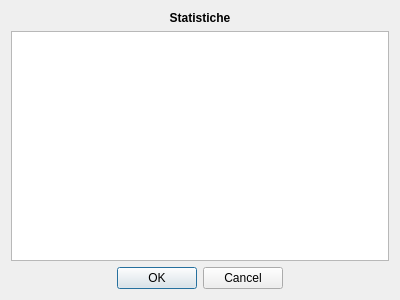
<?xml version="1.0" encoding="UTF-8"?>
<ui version="4.0">
    <class>Dialog</class>
    <widget class="QDialog" name="Dialog">
        <property name="geometry">
            <rect>
                <x>0</x>
                <y>0</y>
                <width>400</width>
                <height>300</height>
            </rect>
        </property>
        <property name="windowTitle">
            <string>Informazioni</string>
        </property>
        <layout class="QGridLayout" name="gridLayout">
            <item row="0" column="0">
                <layout class="QVBoxLayout" name="verticalLayout">
                    <item>
                        <widget class="QLabel" name="label_dialog_info">
                            <property name="font">
                                <font>
                                    <weight>75</weight>
                                    <bold>true</bold>
                                </font>
                            </property>
                            <property name="text">
                                <string>Statistiche</string>
                            </property>
                            <property name="alignment">
                                <set>Qt::AlignCenter</set>
                            </property>
                        </widget>
                    </item>
                    <item>
                        <widget class="QTextBrowser" name="textBrowser_dialog_info"/>
                    </item>
                </layout>
            </item>
            <item row="1" column="0">
                <widget class="QDialogButtonBox" name="buttonBox_dialog_info">
                    <property name="orientation">
                        <enum>Qt::Horizontal</enum>
                    </property>
                    <property name="standardButtons">
                        <set>QDialogButtonBox::Cancel|QDialogButtonBox::Ok</set>
                    </property>
                    <property name="centerButtons">
                        <bool>true</bool>
                    </property>
                </widget>
            </item>
        </layout>
    </widget>
    <resources/>
    <connections>
        <connection>
            <sender>buttonBox_dialog_info</sender>
            <signal>accepted()</signal>
            <receiver>Dialog</receiver>
            <slot>accept()</slot>
            <hints>
                <hint type="sourcelabel">
                    <x>248</x>
                    <y>254</y>
                </hint>
                <hint type="destinationlabel">
                    <x>157</x>
                    <y>274</y>
                </hint>
            </hints>
        </connection>
        <connection>
            <sender>buttonBox_dialog_info</sender>
            <signal>rejected()</signal>
            <receiver>Dialog</receiver>
            <slot>reject()</slot>
            <hints>
                <hint type="sourcelabel">
                    <x>316</x>
                    <y>260</y>
                </hint>
                <hint type="destinationlabel">
                    <x>286</x>
                    <y>274</y>
                </hint>
            </hints>
        </connection>
    </connections>
</ui>
